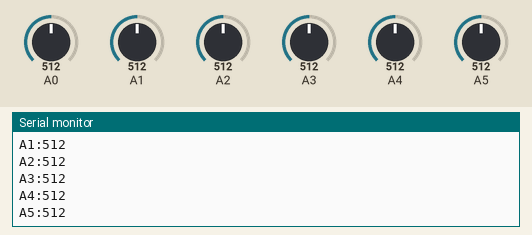
This sketch was run on a simulated Arduino Uno, built with avr-gcc and run on an emulated ATmega328P. Shown: the last lines printed to the serial monitor. The inputs (shaded band) are chosen by the test bench; at power-on: A0 = 512, A1 = 512, A2 = 512, A3 = 512, A4 = 512, A5 = 512.

Above: at 1.8 s.
1.9 s: A0 set to 716
3.4 s: A1 set to 716
4.9 s: A2 set to 716
6.4 s: A3 set to 716
At 7.7 s:
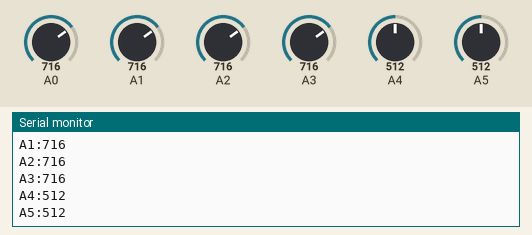
7.9 s: A4 set to 716
At 8.8 s:
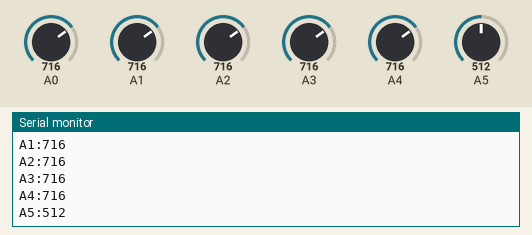
9.4 s: A5 set to 716
At 10.8 s:
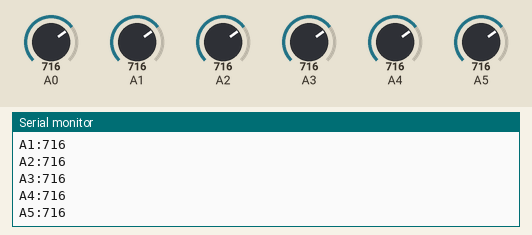
Timing chart, 0 to 11.9 s (numbered marks = the images above; inputs shaded):
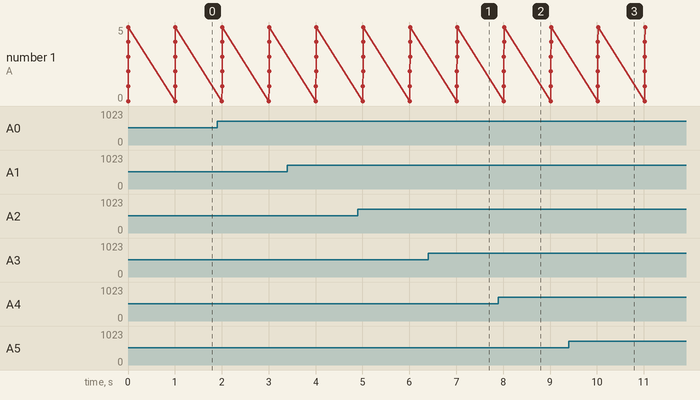

The sketch:

Glove.ino
```cpp
// Initialize an array of 16 bytes with all elements set to 0
char data[] = {0, 0, 0, 0, 0, 0, 0, 0, 0, 0, 0, 0, 0, 0, 0, 0};

//==============

void setup() {
    Serial.begin(115200);

    // Initialize LEFT HAND pins
    pinMode(A0, INPUT);
    pinMode(A1, INPUT);
    pinMode(A2, INPUT);
    pinMode(A3, INPUT);
    pinMode(A4, INPUT);

    // Initialize RIGHT HAND pins
    // pinMode(A8, INPUT);
    // pinMode(A9, INPUT);
    // pinMode(A10, INPUT);
    // pinMode(A11, INPUT);
    // pinMode(A12, INPUT);
}

//==========

void loop() {
    // Now do the LEFT HAND
    int _A0 = analogRead(A0);
    // int _A1 = analogRead(A1);
    // int _A2 = analogRead(A2);
    // int _A3 = analogRead(A3);
    // int _A4 = analogRead(A4);
    // data[0] = _A0 & 0b0000000011111111;
    // data[1] = ((_A0 & 0b0000111100000000) >> 8) + ((_A1 & 0b0000000000001111) << 4);
    // data[2] = ((_A1 & 0b0000111111110000) >> 4);
    // data[3] = _A2 & 0b0000000011111111;
    // data[4] = ((_A2 & 0b0000111100000000) >> 8) + ((_A3 & 0b0000000000001111) << 4);
    // data[5] = ((_A3 & 0b0000111111110000) >> 4);
    // data[6] = _A4 & 0b0000000011111111;
    // data[7] = ((_A4 & 0b0000111100000000) >> 8) ;
    // Serial.write(data, 8); //data_left

    // Now do the RIGHT HAND
    // int _B0 = analogRead(A8);
    // int _B1 = analogRead(A9);
    // int _B2 = analogRead(A10);
    // int _B3 = analogRead(A11);
    // int _B4 = analogRead(A12);
    // data[0] = _B0 & 0b0000000011111111;
    // data[1] = ((_B0 & 0b0000111100000000) >> 8) + ((_B1 & 0b0000000000001111) << 4);
    // data[2] = ((_B1 & 0b0000111111110000) >> 4);
    // data[3] = _B2 & 0b0000000011111111;
    // data[4] = ((_B2 & 0b0000111100000000) >> 8) + ((_B3 & 0b0000000000001111) << 4);
    // data[5] = ((_B3 & 0b0000111111110000) >> 4);
    // data[6] = _B4 & 0b0000000011111111;
    // data[7] = ((_B4 & 0b0000111100000000) >> 8) ;
    // Serial.write(data, 8); //data_right

    // Print the analog readings of the LEFT HAND pins
    Serial.print("A0:");
    Serial.println(_A0);
    Serial.print("A1:");
    Serial.println(analogRead(A1));
    Serial.print("A2:");
    Serial.println(analogRead(A2));
    Serial.print("A3:");
    Serial.println(analogRead(A3));
    Serial.print("A4:");
    Serial.println(analogRead(A4));
    Serial.print("A5:");
    Serial.println(analogRead(A5));
    Serial.println();
    delay(1000);
}
```

Measured:
- after the input at 6.4 s, the serial monitor: prints a new line after 0.62 s (image 1)
- after the input at 7.9 s, the serial monitor: prints a new line after 0.12 s (image 2)
- after the input at 9.4 s, the serial monitor: prints a new line after 0.62 s (image 3)
